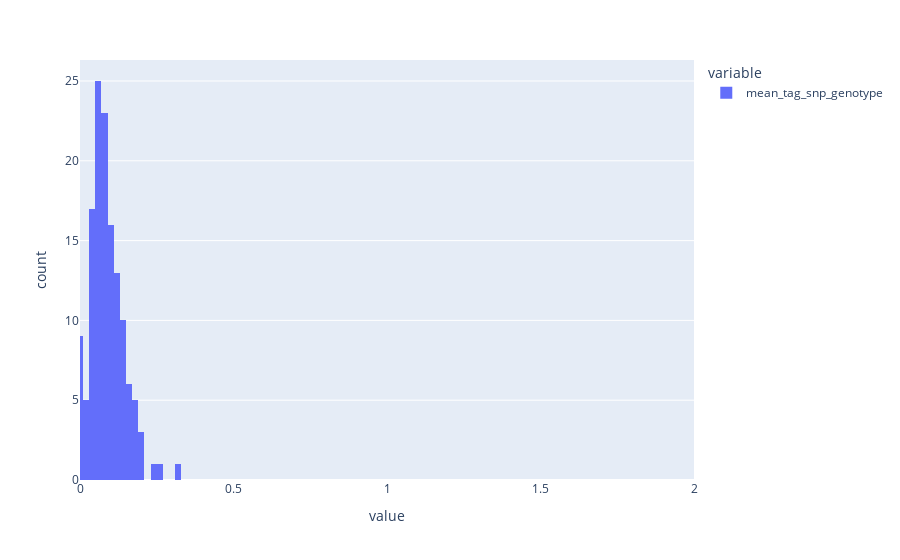

This figure's notebook cell:
### Code cell
fig = kt_df_2rc_gam["mean_tag_snp_genotype"].hist(backend="plotly")
fig.update_xaxes(range=[0, 2])
fig

### Figure 1 — Plotly figure (JSON) as saved in the notebook; plotly's stock layout.template omitted (floating-point values rounded to 4 significant figures; data arrays with more than 128 entries replaced by an {"elided": "..."} marker saying what was removed)
{"data": [{"alignmentgroup": "True", "bingroup": "x", "hovertemplate": "variable=mean_tag_snp_genotype<br>value=%{x}<br>count=%{y}<extra></extra>", "legendgroup": "mean_tag_snp_genotype", "marker": {"color": "#636efa", "pattern": {"shape": ""}}, "name": "mean_tag_snp_genotype", "offsetgroup": "mean_tag_snp_genotype", "orientation": "v", "showlegend": true, "type": "histogram", "x": {"elided": "135 float values"}, "xaxis": "x", "yaxis": "y"}], "layout": {"autosize": true, "barmode": "relative", "legend": {"title": {"text": "variable"}, "tracegroupgap": 0}, "margin": {"t": 60}, "xaxis": {"anchor": "y", "domain": [0, 1], "range": [0, 2], "title": {"text": "value"}, "type": "linear"}, "yaxis": {"anchor": "x", "autorange": true, "domain": [0, 1], "range": [0, 26.32], "title": {"text": "count"}}}}
